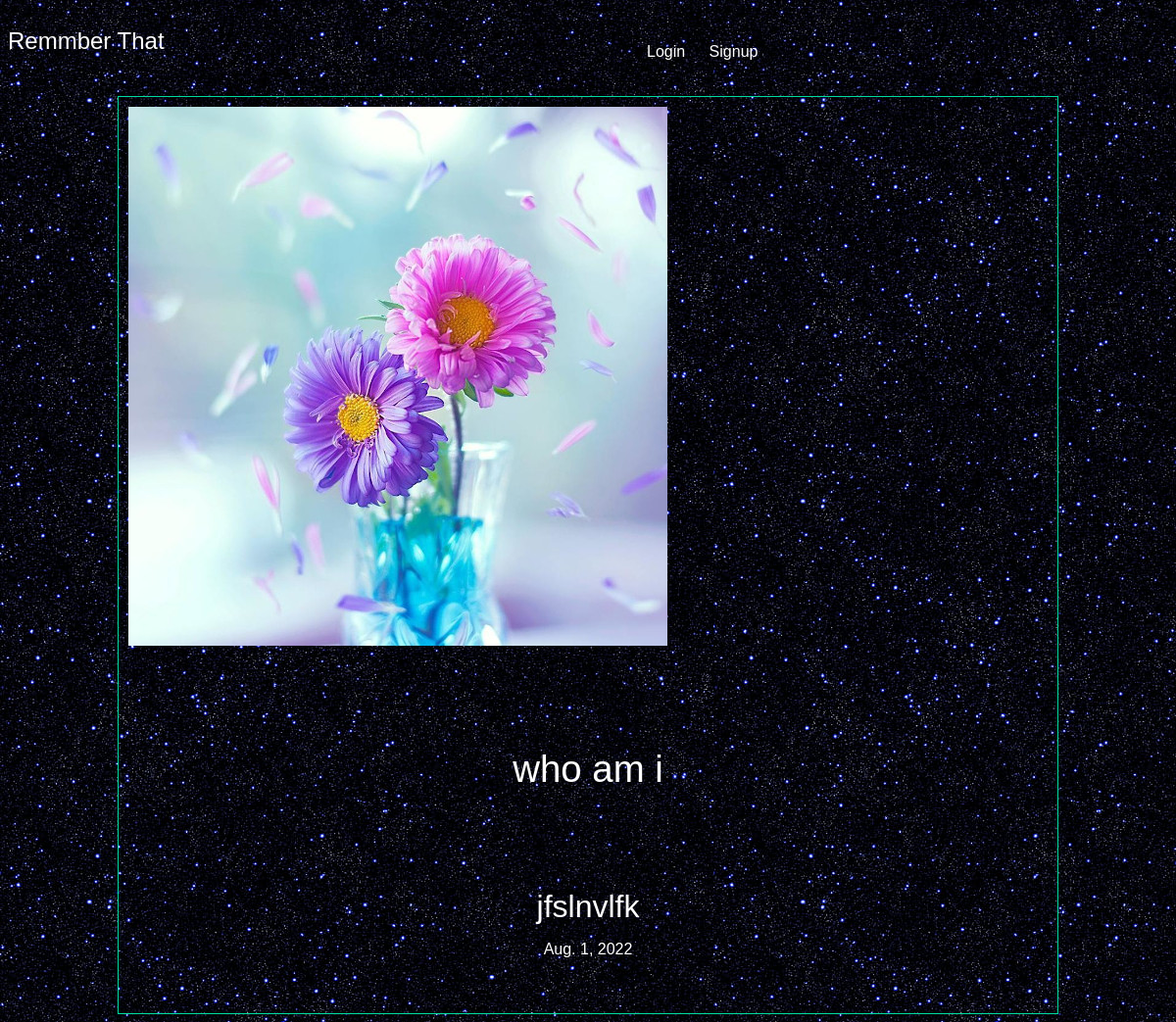
Screenshot of /articles/who-am-i with the database file from the repository.
### articles/models.py (models this page shows, shortened)
class Articles(models.Model):
    title = models.CharField(max_length=100)
    slug = models.SlugField()
    body = models.TextField()
    date = models.DateField(auto_now=True)
    image = models.ImageField(default = 'default.jpg',blank=True)
    author = models.ForeignKey(User,default=None,on_delete=models.CASCADE)

### articles/views.py (the view)
# urls.py: path('<slug>',views.articles_details,name="detail"),
def articles_details(request,slug):
    article = models.Articles.objects.all().get(slug=slug)
    return render(request,"articles/articlesDetails.html",{'article':article})

### articles/templates/articles/articlesDetails.html (shortened to what this page needs)
{% extends 'base.html' %}
{% block content %}
<div class="article-detail">
    <div class="article">
        <img src="{{article.image.url}}" alt="Default">
        <h1>{{article.title}}</h1>
        <h2>{{article.body}}</h2>
        <p>{{article.date}}</p>
    </div>
</div>
{% endblock content %}

### assets/styles.css (style rules this page uses)
body { background-color: #0f121f; background-image: url("stars.jpg"); background-repeat-: no-repeat; background-attachment: fixed; color: #fff; }
body * { font-family: arial; }
h1, h2, h3, h4, h5 { font-weight: normal; margin: 0; }
.wrapper h1 { text-align: center; margin: 100px auto; font-size: 2.4em; }
.article { padding: 10px; border: 1px solid #00dba0; position: relative; padding-bottom: 40px; }
.article h2 { font-size: 1.2em; }
.article-detail .article img { max-width: 100%; }
.article-detail .article h2 { text-align: center; font-size: 2em; }
.article-detail .article p { text-align: center; }

### rows the page displays
Articles: image (picture), title "who am i", body "jfslnvlfk", date "Aug. 1, 2022"
